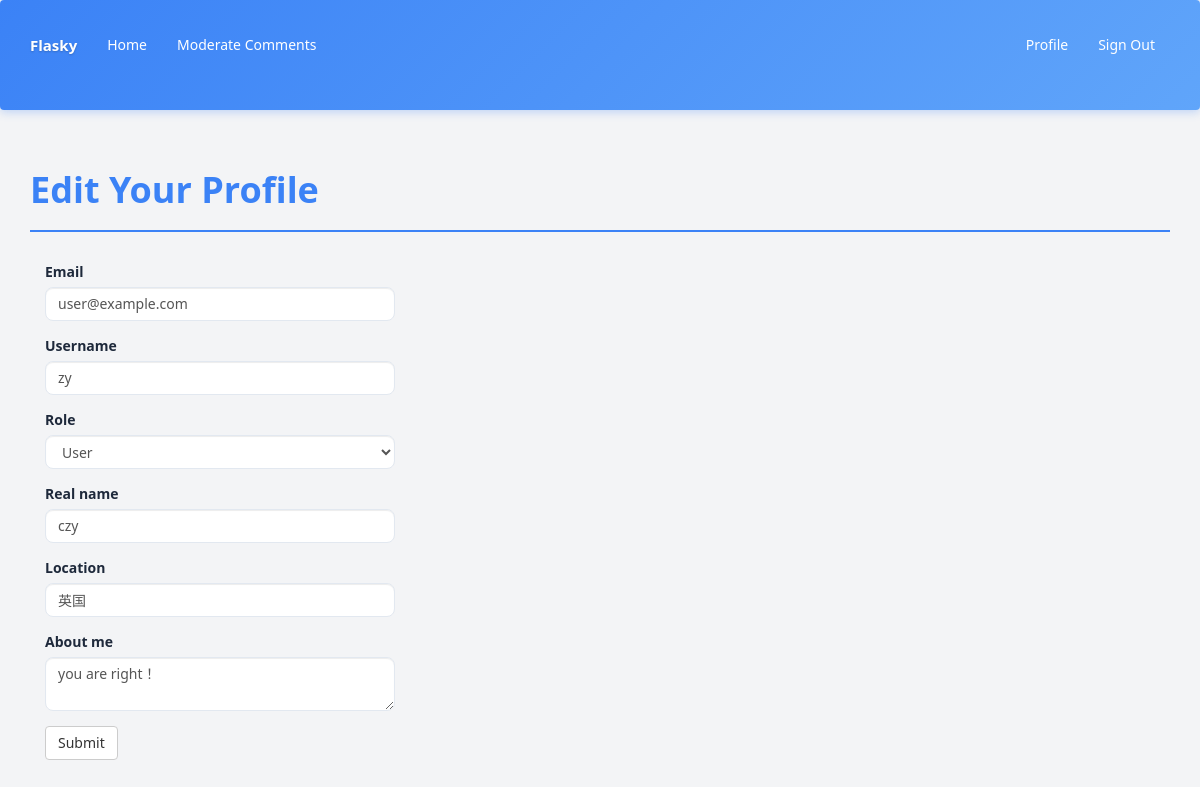
The page /edit-profile/2 (signed in) on the database its author committed.
### app/models.py (models this page shows, shortened)
class User(UserMixin, db.Model):
    __tablename__ = 'users'
    id = db.Column(db.Integer, primary_key = True)
    email = db.Column(db.String(64), unique=True, index=True)
    username = db.Column(db.String(64), unique=True, index=True)
    password_hash = db.Column(db.String(128))
    role_id = db.Column(db.Integer, db.ForeignKey('roles.id'))
    name = db.Column(db.String(64))
    location = db.Column(db.String(64))
    about_me = db.Column(db.Text())
    member_since = db.Column(db.DateTime(), default=datetime.utcnow)
    last_seen = db.Column(db.DateTime(), default=datetime.utcnow)
    avatar_hash = db.Column(db.String(32))
    posts = db.relationship('Post', backref='author', lazy='dynamic')
    comments = db.relationship('Comment', backref='author', lazy='dynamic')
    followed = db.relationship('Follow', foreign_keys=[Follow.follower_id], backref=db.backref('follower', lazy='joined'), lazy='dynamic', cascade='all, delete-orphan')
    followers = db.relationship('Follow', foreign_keys=[Follow.followed_id], backref=db.backref('followed', lazy='joined'), lazy='dynamic', cascade='all, delete-orphan')
    def ping(self):
        self.last_seen = datetime.utcnow()
        db.session.add(self)
    def can(self, permissions):
        return self.role is not None and (self.role.permissions & permissions) == permissions
    @property
    def password(self):
        raise AttributeError('password is not a readable attribute')

### app/main/views.py (the view, shortened to what this page needs)
@main.route('/edit-profile/<int:id>', methods=['GET', 'POST'])
@login_required
@admin_required
def edit_profile_admin(id):
    user = User.query.get_or_404(id)
    form = EditProfileAdminForm(user=user)
    form.email.data = user.email
    form.username.data = user.username
    form.role.data = user.role_id
    form.name.data = user.name
    form.location.data = user.location
    form.about_me.data = user.about_me
    return render_template('edit_profile.html', form=form, user=user)

### app/main/forms.py (shortened to what this page needs)
class EditProfileAdminForm(FlaskForm):
    email = StringField('Email', validators=[DataRequired(), Length(1, 64), Email()])
    username = StringField('Username', validators=[DataRequired(), Length(1, 64), Regexp('^[A-Za-z][A-Za-z0-9_.]*$', 0, 'Usernames must have only letters, numbers, dots or underscores')])
    role = SelectField('Role', coerce=int)
    name = StringField('Real name', validators=[Length(0, 64)])
    location = StringField('Location', validators=[Length(0, 64)])
    about_me = TextAreaField('About me')
    submit = SubmitField('Submit')
    def __init__(self, user, *args, **kwargs):
        super(EditProfileAdminForm, self).__init__(*args, **kwargs)
        self.role.choices = [(role.id, role.name) for role in Role.query.order_by(Role.name).all()]
        self.user = user

### app/__init__.py (called while the page is built)
@login_manager.user_loader
def load_user(user_id):
    from .models import User
    return User.query.get(int(user_id))

def create_app(config_name='default'):
    app = Flask(__name__)
    app.config.from_object(config[config_name])
    config[config_name].init_app(app)
    bootstrap.init_app(app)
    moment.init_app(app)
    db.init_app(app)
    login_manager.init_app(app)
    csrf.init_app(app)
    migrate.init_app(app, db)
    pagedown.init_app(app)
    from .main import main as main_blueprint
    app.register_blueprint(main_blueprint)
    from .models import Permission
    @app.context_processor
    def inject_permissions():
        return dict(Permission=Permission)
    from .auth import auth as auth_blueprint
    app.register_blueprint(auth_blueprint, url_prefix='/auth')
    from .models import AnonymousUser
    login_manager.anonymous_user = AnonymousUser
    return app

### app/auth/views.py (called while the page is built)
@auth.before_app_request
def before_request():
    if current_user.is_authenticated:
        current_user.ping()

### app/templates/edit_profile.html (shortened to what this page needs)
{% extends "base.html" %}
{% import "bootstrap/wtf.html" as wtf %}
{% block page_content %}
<div class="page-header">
    <h1>Edit Your Profile</h1>
</div>
<div class="col-md-4">
    {{ wtf.quick_form(form) }}
</div>
{% endblock %}

### app/templates/base.html (style rules this page uses)
:root { --primary-color: #3b82f6; --secondary-color: #ec4899; --accent-color: #f97316; --light-color: #f3f4f6; --dark-color: #1e293b; --card-bg: #ffffff; --border-color: #e2e8f0; }
body { font-family: 'Segoe UI', Tahoma, Geneva, Verdana, sans-serif; background-color: var(--light-color); color: var(--dark-color); }
.form-control { border-radius: 8px; border: 1px solid var(--border-color); transition: all 0.3s ease; }
.page-header { color: var(--dark-color); margin-bottom: 30px; padding-bottom: 10px; border-bottom: 2px solid var(--primary-color); }
.page-header h1 { font-weight: bold; color: var(--primary-color); }

### rows shown on the page
User: email "user@example.com", username "zy", role "User", name "czy", location "英国", about_me "you are right！"
